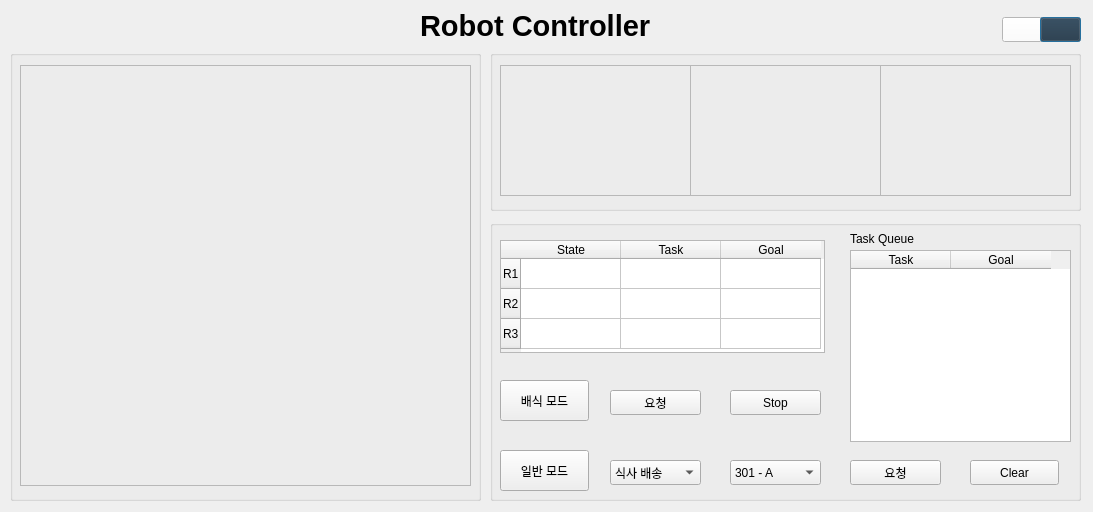
<?xml version="1.0" encoding="UTF-8"?>
<ui version="4.0">
 <class>Dialog</class>
 <widget class="QDialog" name="Dialog">
  <property name="geometry">
   <rect>
    <x>0</x>
    <y>0</y>
    <width>1093</width>
    <height>512</height>
   </rect>
  </property>
  <property name="windowTitle">
   <string>Dialog</string>
  </property>
  <property name="autoFillBackground">
   <bool>true</bool>
  </property>
  <property name="styleSheet">
   <string notr="true"/>
  </property>
  <widget class="QPushButton" name="dark_btn">
   <property name="geometry">
    <rect>
     <x>1040</x>
     <y>17</y>
     <width>41</width>
     <height>25</height>
    </rect>
   </property>
   <property name="styleSheet">
    <string notr="true">background-color: rgb(34, 48, 60)</string>
   </property>
   <property name="text">
    <string/>
   </property>
  </widget>
  <widget class="QPushButton" name="white_btn">
   <property name="geometry">
    <rect>
     <x>1002</x>
     <y>17</y>
     <width>41</width>
     <height>25</height>
    </rect>
   </property>
   <property name="palette">
    <palette>
     <active>
      <colorrole role="Button">
       <brush brushstyle="SolidPattern">
        <color alpha="255">
         <red>255</red>
         <green>255</green>
         <blue>255</blue>
        </color>
       </brush>
      </colorrole>
      <colorrole role="Base">
       <brush brushstyle="SolidPattern">
        <color alpha="255">
         <red>255</red>
         <green>255</green>
         <blue>255</blue>
        </color>
       </brush>
      </colorrole>
      <colorrole role="Window">
       <brush brushstyle="SolidPattern">
        <color alpha="255">
         <red>255</red>
         <green>255</green>
         <blue>255</blue>
        </color>
       </brush>
      </colorrole>
     </active>
     <inactive>
      <colorrole role="Button">
       <brush brushstyle="SolidPattern">
        <color alpha="255">
         <red>255</red>
         <green>255</green>
         <blue>255</blue>
        </color>
       </brush>
      </colorrole>
      <colorrole role="Base">
       <brush brushstyle="SolidPattern">
        <color alpha="255">
         <red>255</red>
         <green>255</green>
         <blue>255</blue>
        </color>
       </brush>
      </colorrole>
      <colorrole role="Window">
       <brush brushstyle="SolidPattern">
        <color alpha="255">
         <red>255</red>
         <green>255</green>
         <blue>255</blue>
        </color>
       </brush>
      </colorrole>
     </inactive>
     <disabled>
      <colorrole role="Button">
       <brush brushstyle="SolidPattern">
        <color alpha="255">
         <red>255</red>
         <green>255</green>
         <blue>255</blue>
        </color>
       </brush>
      </colorrole>
      <colorrole role="Base">
       <brush brushstyle="SolidPattern">
        <color alpha="255">
         <red>255</red>
         <green>255</green>
         <blue>255</blue>
        </color>
       </brush>
      </colorrole>
      <colorrole role="Window">
       <brush brushstyle="SolidPattern">
        <color alpha="255">
         <red>255</red>
         <green>255</green>
         <blue>255</blue>
        </color>
       </brush>
      </colorrole>
     </disabled>
    </palette>
   </property>
   <property name="styleSheet">
    <string notr="true">background-color: rgb(255, 255, 255)</string>
   </property>
   <property name="text">
    <string/>
   </property>
  </widget>
  <widget class="QGroupBox" name="cam_group">
   <property name="geometry">
    <rect>
     <x>490</x>
     <y>50</y>
     <width>591</width>
     <height>161</height>
    </rect>
   </property>
   <property name="title">
    <string/>
   </property>
   <widget class="QLabel" name="cam_r3_1">
    <property name="enabled">
     <bool>true</bool>
    </property>
    <property name="geometry">
     <rect>
      <x>390</x>
      <y>15</y>
      <width>191</width>
      <height>131</height>
     </rect>
    </property>
    <property name="font">
     <font>
      <underline>false</underline>
     </font>
    </property>
    <property name="frameShape">
     <enum>QFrame::StyledPanel</enum>
    </property>
    <property name="text">
     <string/>
    </property>
   </widget>
   <widget class="QLabel" name="cam_r3_2">
    <property name="enabled">
     <bool>true</bool>
    </property>
    <property name="geometry">
     <rect>
      <x>200</x>
      <y>15</y>
      <width>191</width>
      <height>131</height>
     </rect>
    </property>
    <property name="font">
     <font>
      <underline>false</underline>
     </font>
    </property>
    <property name="frameShape">
     <enum>QFrame::StyledPanel</enum>
    </property>
    <property name="text">
     <string/>
    </property>
   </widget>
   <widget class="QLabel" name="cam_r3_3">
    <property name="enabled">
     <bool>true</bool>
    </property>
    <property name="geometry">
     <rect>
      <x>10</x>
      <y>15</y>
      <width>191</width>
      <height>131</height>
     </rect>
    </property>
    <property name="font">
     <font>
      <underline>false</underline>
     </font>
    </property>
    <property name="frameShape">
     <enum>QFrame::StyledPanel</enum>
    </property>
    <property name="text">
     <string/>
    </property>
   </widget>
  </widget>
  <widget class="QGroupBox" name="request_group">
   <property name="geometry">
    <rect>
     <x>490</x>
     <y>220</y>
     <width>591</width>
     <height>281</height>
    </rect>
   </property>
   <property name="title">
    <string/>
   </property>
   <widget class="QTableWidget" name="tableWidget">
    <property name="geometry">
     <rect>
      <x>360</x>
      <y>30</y>
      <width>221</width>
      <height>192</height>
     </rect>
    </property>
    <column>
     <property name="text">
      <string>Task</string>
     </property>
    </column>
    <column>
     <property name="text">
      <string>Goal</string>
     </property>
    </column>
   </widget>
   <widget class="QComboBox" name="task_combo">
    <property name="geometry">
     <rect>
      <x>120</x>
      <y>240</y>
      <width>91</width>
      <height>25</height>
     </rect>
    </property>
    <item>
     <property name="text">
      <string>식사 배송</string>
     </property>
    </item>
    <item>
     <property name="text">
      <string>물품 배송</string>
     </property>
    </item>
   </widget>
   <widget class="QComboBox" name="location_combo">
    <property name="geometry">
     <rect>
      <x>240</x>
      <y>240</y>
      <width>91</width>
      <height>25</height>
     </rect>
    </property>
    <item>
     <property name="text">
      <string>301 - A</string>
     </property>
    </item>
    <item>
     <property name="text">
      <string>301 - B</string>
     </property>
    </item>
    <item>
     <property name="text">
      <string>302 - A</string>
     </property>
    </item>
    <item>
     <property name="text">
      <string>302 - B</string>
     </property>
    </item>
   </widget>
   <widget class="QPushButton" name="serve_btn">
    <property name="geometry">
     <rect>
      <x>120</x>
      <y>170</y>
      <width>91</width>
      <height>25</height>
     </rect>
    </property>
    <property name="text">
     <string>요청</string>
    </property>
   </widget>
   <widget class="QPushButton" name="normal_mode">
    <property name="geometry">
     <rect>
      <x>10</x>
      <y>230</y>
      <width>89</width>
      <height>41</height>
     </rect>
    </property>
    <property name="text">
     <string>일반 모드</string>
    </property>
   </widget>
   <widget class="QPushButton" name="serve_stop">
    <property name="geometry">
     <rect>
      <x>240</x>
      <y>170</y>
      <width>91</width>
      <height>25</height>
     </rect>
    </property>
    <property name="text">
     <string>Stop</string>
    </property>
   </widget>
   <widget class="QTableWidget" name="robot_table">
    <property name="geometry">
     <rect>
      <x>10</x>
      <y>20</y>
      <width>325</width>
      <height>113</height>
     </rect>
    </property>
    <property name="styleSheet">
     <string notr="true"/>
    </property>
    <property name="midLineWidth">
     <number>0</number>
    </property>
    <row>
     <property name="text">
      <string>R1</string>
     </property>
    </row>
    <row>
     <property name="text">
      <string>R2</string>
     </property>
    </row>
    <row>
     <property name="text">
      <string>R3</string>
     </property>
    </row>
    <column>
     <property name="text">
      <string>State</string>
     </property>
    </column>
    <column>
     <property name="text">
      <string>Task</string>
     </property>
    </column>
    <column>
     <property name="text">
      <string>Goal</string>
     </property>
    </column>
    <item row="0" column="0">
     <property name="text">
      <string/>
     </property>
    </item>
   </widget>
   <widget class="QPushButton" name="call_btn">
    <property name="geometry">
     <rect>
      <x>360</x>
      <y>240</y>
      <width>91</width>
      <height>25</height>
     </rect>
    </property>
    <property name="text">
     <string>요청</string>
    </property>
   </widget>
   <widget class="QPushButton" name="serve_mode">
    <property name="geometry">
     <rect>
      <x>10</x>
      <y>160</y>
      <width>89</width>
      <height>41</height>
     </rect>
    </property>
    <property name="text">
     <string>배식 모드</string>
    </property>
   </widget>
   <widget class="QLabel" name="queue_label">
    <property name="geometry">
     <rect>
      <x>360</x>
      <y>10</y>
      <width>91</width>
      <height>17</height>
     </rect>
    </property>
    <property name="text">
     <string>Task Queue</string>
    </property>
   </widget>
   <widget class="QPushButton" name="clear_btn">
    <property name="geometry">
     <rect>
      <x>480</x>
      <y>240</y>
      <width>89</width>
      <height>25</height>
     </rect>
    </property>
    <property name="text">
     <string>Clear</string>
    </property>
   </widget>
  </widget>
  <widget class="QGroupBox" name="map_group">
   <property name="geometry">
    <rect>
     <x>10</x>
     <y>50</y>
     <width>471</width>
     <height>451</height>
    </rect>
   </property>
   <property name="styleSheet">
    <string notr="true"/>
   </property>
   <property name="title">
    <string/>
   </property>
   <widget class="QLabel" name="map">
    <property name="enabled">
     <bool>true</bool>
    </property>
    <property name="geometry">
     <rect>
      <x>10</x>
      <y>15</y>
      <width>451</width>
      <height>421</height>
     </rect>
    </property>
    <property name="font">
     <font>
      <underline>false</underline>
     </font>
    </property>
    <property name="frameShape">
     <enum>QFrame::StyledPanel</enum>
    </property>
    <property name="text">
     <string/>
    </property>
   </widget>
  </widget>
  <widget class="QLabel" name="time_label">
   <property name="geometry">
    <rect>
     <x>20</x>
     <y>30</y>
     <width>119</width>
     <height>16</height>
    </rect>
   </property>
   <property name="text">
    <string/>
   </property>
  </widget>
  <widget class="QLabel" name="title_label">
   <property name="geometry">
    <rect>
     <x>420</x>
     <y>10</y>
     <width>241</width>
     <height>31</height>
    </rect>
   </property>
   <property name="font">
    <font>
     <pointsize>22</pointsize>
     <weight>75</weight>
     <bold>true</bold>
    </font>
   </property>
   <property name="styleSheet">
    <string notr="true"/>
   </property>
   <property name="text">
    <string>Robot Controller</string>
   </property>
  </widget>
  <widget class="QLabel" name="label">
   <property name="geometry">
    <rect>
     <x>500</x>
     <y>40</y>
     <width>591</width>
     <height>461</height>
    </rect>
   </property>
   <property name="text">
    <string/>
   </property>
  </widget>
  <zorder>label</zorder>
  <zorder>cam_group</zorder>
  <zorder>white_btn</zorder>
  <zorder>dark_btn</zorder>
  <zorder>request_group</zorder>
  <zorder>map_group</zorder>
  <zorder>time_label</zorder>
  <zorder>title_label</zorder>
 </widget>
 <resources/>
 <connections/>
</ui>
